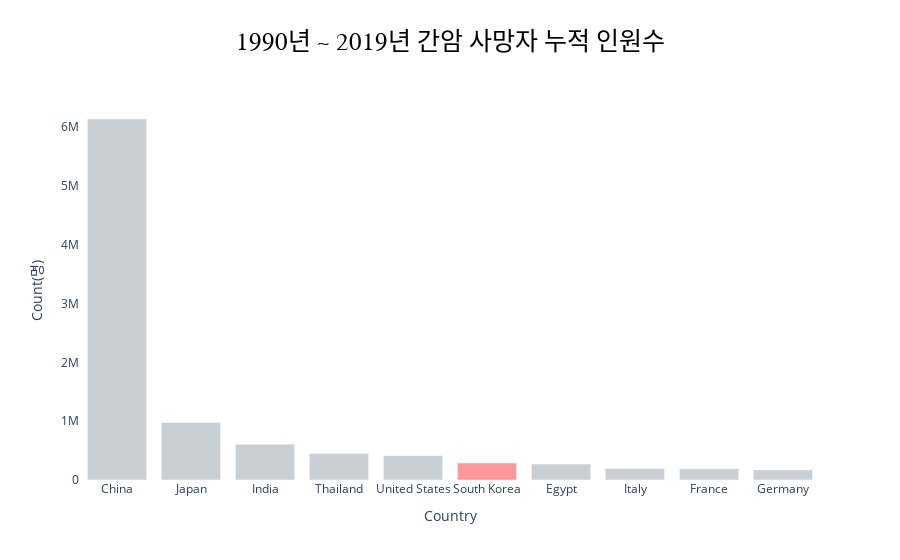

The notebook cell saved with this chart:
### Markdown cell above
### (3) 그래프 생성하기

### Code cell
# top 10 graphs
fig = go.Figure()

colors = ['lightslategray','lightslategray','lightslategray',
          'lightslategray','lightslategray','red',
          'lightslategray','lightslategray','lightslategray',
          'lightslategray']

fig.add_trace(go.Bar(x = top_10_sum['Entity'],
                     y = top_10_sum['Liver cancer'],
                     marker_color=colors,
                     opacity=1))

fig.update_layout(title_text="1990년 ~ 2019년 간암 사망자 누적 인원수",
                  title_x = 0.5,
                  title_xanchor = 'center',
                  title_font_size = 25,
                  title_font_color = 'black',
                  title_font_family = 'NanumSquare',
                  plot_bgcolor='#ffffff',
                  xaxis=dict(title='Country'),
                  yaxis=dict(title='Count(명)'))

fig.update_traces(#marker_color= 히스토그램 색, 
                 #marker_line_width=히스토그램 테두리 두깨,                            
                 #marker_line_color=히스토그램 테두리 색,
                 marker_opacity = 0.4,
                 )
fig.show()

# 저장
fig.write_html("../figure/cancer_death_count.html")

### Figure 1 — Plotly figure (JSON) as saved in the notebook; plotly's stock layout.template omitted (floating-point values rounded to 4 significant figures)
{"data": [{"marker": {"color": ["lightslategray", "lightslategray", "lightslategray", "lightslategray", "lightslategray", "red", "lightslategray", "lightslategray", "lightslategray", "lightslategray"], "opacity": 0.4}, "opacity": 1, "type": "bar", "x": ["China", "Japan", "India", "Thailand", "United States", "South Korea", "Egypt", "Italy", "France", "Germany"], "y": [6140780, 978747, 606386, 449990, 413991, 289401, 270270, 194128, 191056, 170726]}], "layout": {"plot_bgcolor": "#ffffff", "title": {"font": {"color": "black", "family": "NanumSquare", "size": 25}, "text": "1990년 ~ 2019년 간암 사망자 누적 인원수", "x": 0.5, "xanchor": "center"}, "xaxis": {"title": {"text": "Country"}}, "yaxis": {"title": {"text": "Count(명)"}}}}
